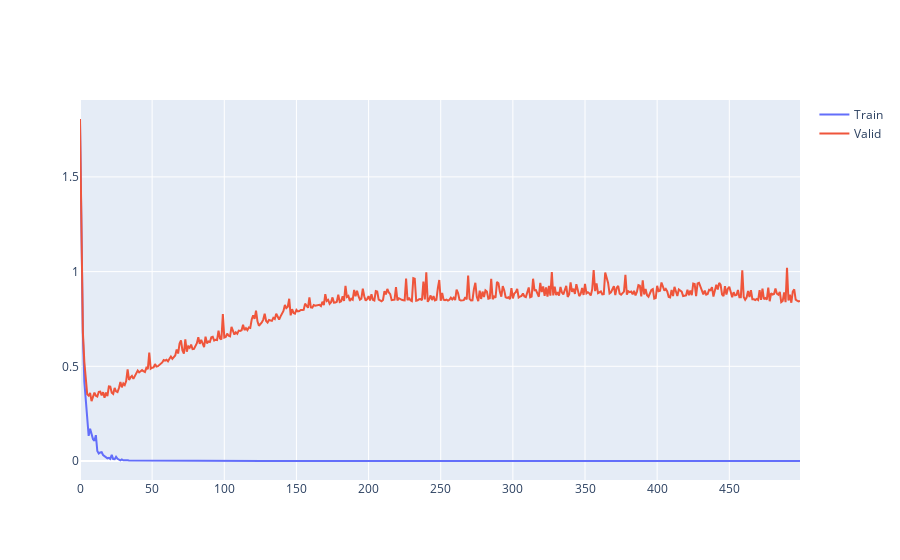

Write notebook code for a chart like this one.
### Code cell
import plotly.graph_objects as go


fig = go.Figure()
fig.add_trace(go.Scatter(x= np.arange(len(loss_train)), y= loss_train, name= 'Train'))
fig.add_trace(go.Scatter(x= np.arange(len(loss_valid)), y= loss_valid, name= 'Valid'))
fig.show()

### Figure 1 — Plotly figure (JSON) as saved in the notebook; plotly's stock layout.template omitted (floating-point values rounded to 4 significant figures; data arrays with more than 128 entries replaced by an {"elided": "..."} marker saying what was removed)
{"data": [{"name": "Train", "type": "scatter", "x": {"elided": "500 int values"}, "y": {"elided": "500 float values"}}, {"name": "Valid", "type": "scatter", "x": {"elided": "500 int values"}, "y": {"elided": "500 float values"}}], "layout": {}}
